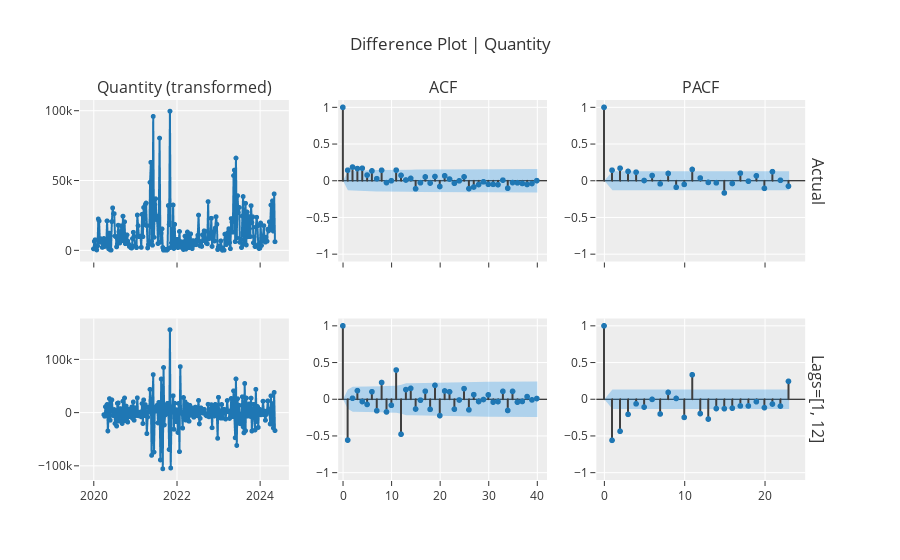

This figure's notebook cell:
### Code cell
exp.plot_model(plot="diff", 
               data_kwargs={"lags_list": [[1, 12]], "acf": True, "pacf": True})

### Figure 1 — Plotly figure (JSON) as saved in the notebook; plotly's stock layout.template omitted (floating-point values rounded to 4 significant figures; data arrays with more than 128 entries replaced by an {"elided": "..."} marker saying what was removed)
{"data": [{"line": {"color": "rgb(31, 119, 180)", "width": 2}, "marker": {"color": "rgb(31, 119, 180)", "size": 5}, "mode": "lines+markers", "name": "Actual", "showlegend": false, "type": "scattergl", "x": {"elided": "229 str values"}, "xaxis": "x", "y": {"elided": "229 int values"}, "yaxis": "y"}, {"line": {"color": "#3f3f3f"}, "mode": "lines", "name": "Actual", "showlegend": false, "type": "scattergl", "x": [0, 0], "xaxis": "x2", "y": [0, 1], "yaxis": "y2"}, {"line": {"color": "#3f3f3f"}, "mode": "lines", "name": "Actual", "showlegend": false, "type": "scattergl", "x": [1, 1], "xaxis": "x2", "y": [0, 0.1433], "yaxis": "y2"}, {"line": {"color": "#3f3f3f"}, "mode": "lines", "name": "Actual", "showlegend": false, "type": "scattergl", "x": [2, 2], "xaxis": "x2", "y": [0, 0.1863], "yaxis": "y2"}, {"line": {"color": "#3f3f3f"}, "mode": "lines", "name": "Actual", "showlegend": false, "type": "scattergl", "x": [3, 3], "xaxis": "x2", "y": [0, 0.1657], "yaxis": "y2"}, {"line": {"color": "#3f3f3f"}, "mode": "lines", "name": "Actual", "showlegend": false, "type": "scattergl", "x": [4, 4], "xaxis": "x2", "y": [0, 0.1701], "yaxis": "y2"}, {"line": {"color": "#3f3f3f"}, "mode": "lines", "name": "Actual", "showlegend": false, "type": "scattergl", "x": [5, 5], "xaxis": "x2", "y": [0, 0.07737], "yaxis": "y2"}, {"line": {"color": "#3f3f3f"}, "mode": "lines", "name": "Actual", "showlegend": false, "type": "scattergl", "x": [6, 6], "xaxis": "x2", "y": [0, 0.1339], "yaxis": "y2"}, {"line": {"color": "#3f3f3f"}, "mode": "lines", "name": "Actual", "showlegend": false, "type": "scattergl", "x": [7, 7], "xaxis": "x2", "y": [0, 0.02806], "yaxis": "y2"}, {"line": {"color": "#3f3f3f"}, "mode": "lines", "name": "Actual", "showlegend": false, "type": "scattergl", "x": [8, 8], "xaxis": "x2", "y": [0, 0.1429], "yaxis": "y2"}, {"line": {"color": "#3f3f3f"}, "mode": "lines", "name": "Actual", "showlegend": false, "type": "scattergl", "x": [9, 9], "xaxis": "x2", "y": [0, -0.0256], "yaxis": "y2"}, {"line": {"color": "#3f3f3f"}, "mode": "lines", "name": "Actual", "showlegend": false, "type": "scattergl", "x": [10, 10], "xaxis": "x2", "y": [0, 0.000534], "yaxis": "y2"}, {"line": {"color": "#3f3f3f"}, "mode": "lines", "name": "Actual", "showlegend": false, "type": "scattergl", "x": [11, 11], "xaxis": "x2", "y": [0, 0.1444], "yaxis": "y2"}, {"line": {"color": "#3f3f3f"}, "mode": "lines", "name": "Actual", "showlegend": false, "type": "scattergl", "x": [12, 12], "xaxis": "x2", "y": [0, 0.0731], "yaxis": "y2"}, {"line": {"color": "#3f3f3f"}, "mode": "lines", "name": "Actual", "showlegend": false, "type": "scattergl", "x": [13, 13], "xaxis": "x2", "y": [0, 0.01006], "yaxis": "y2"}, {"line": {"color": "#3f3f3f"}, "mode": "lines", "name": "Actual", "showlegend": false, "type": "scattergl", "x": [14, 14], "xaxis": "x2", "y": [0, 0.03231], "yaxis": "y2"}, {"line": {"color": "#3f3f3f"}, "mode": "lines", "name": "Actual", "showlegend": false, "type": "scattergl", "x": [15, 15], "xaxis": "x2", "y": [0, -0.1089], "yaxis": "y2"}, {"line": {"color": "#3f3f3f"}, "mode": "lines", "name": "Actual", "showlegend": false, "type": "scattergl", "x": [16, 16], "xaxis": "x2", "y": [0, -0.02719], "yaxis": "y2"}, {"line": {"color": "#3f3f3f"}, "mode": "lines", "name": "Actual", "showlegend": false, "type": "scattergl", "x": [17, 17], "xaxis": "x2", "y": [0, 0.05227], "yaxis": "y2"}, {"line": {"color": "#3f3f3f"}, "mode": "lines", "name": "Actual", "showlegend": false, "type": "scattergl", "x": [18, 18], "xaxis": "x2", "y": [0, -0.03152], "yaxis": "y2"}, {"line": {"color": "#3f3f3f"}, "mode": "lines", "name": "Actual", "showlegend": false, "type": "scattergl", "x": [19, 19], "xaxis": "x2", "y": [0, 0.05761], "yaxis": "y2"}, {"line": {"color": "#3f3f3f"}, "mode": "lines", "name": "Actual", "showlegend": false, "type": "scattergl", "x": [20, 20], "xaxis": "x2", "y": [0, -0.07828], "yaxis": "y2"}, {"line": {"color": "#3f3f3f"}, "mode": "lines", "name": "Actual", "showlegend": false, "type": "scattergl", "x": [21, 21], "xaxis": "x2", "y": [0, 0.06713], "yaxis": "y2"}, {"line": {"color": "#3f3f3f"}, "mode": "lines", "name": "Actual", "showlegend": false, "type": "scattergl", "x": [22, 22], "xaxis": "x2", "y": [0, 0.02319], "yaxis": "y2"}, {"line": {"color": "#3f3f3f"}, "mode": "lines", "name": "Actual", "showlegend": false, "type": "scattergl", "x": [23, 23], "xaxis": "x2", "y": [0, -0.03392], "yaxis": "y2"}, {"line": {"color": "#3f3f3f"}, "mode": "lines", "name": "Actual", "showlegend": false, "type": "scattergl", "x": [24, 24], "xaxis": "x2", "y": [0, -0.001136], "yaxis": "y2"}, {"line": {"color": "#3f3f3f"}, "mode": "lines", "name": "Actual", "showlegend": false, "type": "scattergl", "x": [25, 25], "xaxis": "x2", "y": [0, 0.05299], "yaxis": "y2"}, {"line": {"color": "#3f3f3f"}, "mode": "lines", "name": "Actual", "showlegend": false, "type": "scattergl", "x": [26, 26], "xaxis": "x2", "y": [0, -0.1073], "yaxis": "y2"}, {"line": {"color": "#3f3f3f"}, "mode": "lines", "name": "Actual", "showlegend": false, "type": "scattergl", "x": [27, 27], "xaxis": "x2", "y": [0, -0.08508], "yaxis": "y2"}, {"line": {"color": "#3f3f3f"}, "mode": "lines", "name": "Actual", "showlegend": false, "type": "scattergl", "x": [28, 28], "xaxis": "x2", "y": [0, -0.05149], "yaxis": "y2"}, {"line": {"color": "#3f3f3f"}, "mode": "lines", "name": "Actual", "showlegend": false, "type": "scattergl", "x": [29, 29], "xaxis": "x2", "y": [0, -0.01427], "yaxis": "y2"}, {"line": {"color": "#3f3f3f"}, "mode": "lines", "name": "Actual", "showlegend": false, "type": "scattergl", "x": [30, 30], "xaxis": "x2", "y": [0, -0.0486], "yaxis": "y2"}, {"line": {"color": "#3f3f3f"}, "mode": "lines", "name": "Actual", "showlegend": false, "type": "scattergl", "x": [31, 31], "xaxis": "x2", "y": [0, -0.04888], "yaxis": "y2"}, {"line": {"color": "#3f3f3f"}, "mode": "lines", "name": "Actual", "showlegend": false, "type": "scattergl", "x": [32, 32], "xaxis": "x2", "y": [0, -0.05336], "yaxis": "y2"}, {"line": {"color": "#3f3f3f"}, "mode": "lines", "name": "Actual", "showlegend": false, "type": "scattergl", "x": [33, 33], "xaxis": "x2", "y": [0, 0.008133], "yaxis": "y2"}, {"line": {"color": "#3f3f3f"}, "mode": "lines", "name": "Actual", "showlegend": false, "type": "scattergl", "x": [34, 34], "xaxis": "x2", "y": [0, -0.1017], "yaxis": "y2"}, {"line": {"color": "#3f3f3f"}, "mode": "lines", "name": "Actual", "showlegend": false, "type": "scattergl", "x": [35, 35], "xaxis": "x2", "y": [0, -0.02515], "yaxis": "y2"}, {"line": {"color": "#3f3f3f"}, "mode": "lines", "name": "Actual", "showlegend": false, "type": "scattergl", "x": [36, 36], "xaxis": "x2", "y": [0, -0.02833], "yaxis": "y2"}, {"line": {"color": "#3f3f3f"}, "mode": "lines", "name": "Actual", "showlegend": false, "type": "scattergl", "x": [37, 37], "xaxis": "x2", "y": [0, -0.03676], "yaxis": "y2"}, {"line": {"color": "#3f3f3f"}, "mode": "lines", "name": "Actual", "showlegend": false, "type": "scattergl", "x": [38, 38], "xaxis": "x2", "y": [0, -0.05064], "yaxis": "y2"}, {"line": {"color": "#3f3f3f"}, "mode": "lines", "name": "Actual", "showlegend": false, "type": "scattergl", "x": [39, 39], "xaxis": "x2", "y": [0, -0.03763], "yaxis": "y2"}, {"line": {"color": "#3f3f3f"}, "mode": "lines", "name": "Actual", "showlegend": false, "type": "scattergl", "x": [40, 40], "xaxis": "x2", "y": [0, 0.001454], "yaxis": "y2"}, {"marker": {"color": "#1f77b4", "size": 6}, "mode": "markers", "name": "Actual", "showlegend": false, "type": "scattergl", "x": [0, 1, 2, 3, 4, 5, 6, 7, 8, 9, 10, 11, 12, 13, 14, 15, 16, 17, 18, 19, 20, 21, 22, 23, 24, 25, 26, 27, 28, 29, 30, 31, 32, 33, 34, 35, 36, 37, 38, 39, 40], "xaxis": "x2", "y": [1, 0.1433, 0.1863, 0.1657, 0.1701, 0.07737, 0.1339, 0.02806, 0.1429, -0.0256, 0.000534, 0.1444, 0.0731, 0.01006, 0.03231, -0.1089, -0.02719, 0.05227, -0.03152, 0.05761, -0.07828, 0.06713, 0.02319, -0.03392, -0.001136, 0.05299, -0.1073, -0.08508, -0.05149, -0.01427, -0.0486, -0.04888, -0.05336, 0.008133, -0.1017, -0.02515, -0.02833, -0.03676, -0.05064, -0.03763, 0.001454], "yaxis": "y2"}, {"line": {"color": "rgba(255,255,255,0)"}, "mode": "lines", "name": "UC", "showlegend": false, "type": "scatter", "x": [0, 1, 2, 3, 4, 5, 6, 7, 8, 9, 10, 11, 12, 13, 14, 15, 16, 17, 18, 19, 20, 21, 22, 23, 24, 25, 26, 27, 28, 29, 30, 31, 32, 33, 34, 35, 36, 37, 38, 39, 40], "xaxis": "x2", "y": [0, 0.1295, 0.1322, 0.1365, 0.1398, 0.1433, 0.144, 0.146, 0.1461, 0.1484, 0.1485, 0.1485, 0.1509, 0.1514, 0.1515, 0.1516, 0.1529, 0.153, 0.1533, 0.1534, 0.1537, 0.1544, 0.1549, 0.1549, 0.1551, 0.1551, 0.1554, 0.1566, 0.1574, 0.1577, 0.1577, 0.1579, 0.1582, 0.1585, 0.1585, 0.1596, 0.1597, 0.1597, 0.1599, 0.1602, 0.1603], "yaxis": "y2"}, {"fill": "tonexty", "fillcolor": "rgba(32, 146, 230,0.3)", "line": {"color": "rgba(255,255,255,0)"}, "mode": "lines", "name": "LC", "showlegend": false, "type": "scatter", "x": [0, 1, 2, 3, 4, 5, 6, 7, 8, 9, 10, 11, 12, 13, 14, 15, 16, 17, 18, 19, 20, 21, 22, 23, 24, 25, 26, 27, 28, 29, 30, 31, 32, 33, 34, 35, 36, 37, 38, 39, 40], "xaxis": "x2", "y": [0, -0.1295, -0.1322, -0.1365, -0.1398, -0.1433, -0.144, -0.146, -0.1461, -0.1484, -0.1485, -0.1485, -0.1509, -0.1514, -0.1515, -0.1516, -0.1529, -0.153, -0.1533, -0.1534, -0.1537, -0.1544, -0.1549, -0.1549, -0.1551, -0.1551, -0.1554, -0.1566, -0.1574, -0.1577, -0.1577, -0.1579, -0.1582, -0.1585, -0.1585, -0.1596, -0.1597, -0.1597, -0.1599, -0.1602, -0.1603], "yaxis": "y2"}, {"line": {"color": "#3f3f3f"}, "mode": "lines", "name": "Actual", "showlegend": false, "type": "scattergl", "x": [0, 0], "xaxis": "x3", "y": [0, 1], "yaxis": "y3"}, {"line": {"color": "#3f3f3f"}, "mode": "lines", "name": "Actual", "showlegend": false, "type": "scattergl", "x": [1, 1], "xaxis": "x3", "y": [0, 0.144], "yaxis": "y3"}, {"line": {"color": "#3f3f3f"}, "mode": "lines", "name": "Actual", "showlegend": false, "type": "scattergl", "x": [2, 2], "xaxis": "x3", "y": [0, 0.1708], "yaxis": "y3"}, {"line": {"color": "#3f3f3f"}, "mode": "lines", "name": "Actual", "showlegend": false, "type": "scattergl", "x": [3, 3], "xaxis": "x3", "y": [0, 0.1272], "yaxis": "y3"}, {"line": {"color": "#3f3f3f"}, "mode": "lines", "name": "Actual", "showlegend": false, "type": "scattergl", "x": [4, 4], "xaxis": "x3", "y": [0, 0.1168], "yaxis": "y3"}, {"line": {"color": "#3f3f3f"}, "mode": "lines", "name": "Actual", "showlegend": false, "type": "scattergl", "x": [5, 5], "xaxis": "x3", "y": [0, 0.003379], "yaxis": "y3"}, {"line": {"color": "#3f3f3f"}, "mode": "lines", "name": "Actual", "showlegend": false, "type": "scattergl", "x": [6, 6], "xaxis": "x3", "y": [0, 0.07107], "yaxis": "y3"}, {"line": {"color": "#3f3f3f"}, "mode": "lines", "name": "Actual", "showlegend": false, "type": "scattergl", "x": [7, 7], "xaxis": "x3", "y": [0, -0.04224], "yaxis": "y3"}, {"line": {"color": "#3f3f3f"}, "mode": "lines", "name": "Actual", "showlegend": false, "type": "scattergl", "x": [8, 8], "xaxis": "x3", "y": [0, 0.09971], "yaxis": "y3"}, {"line": {"color": "#3f3f3f"}, "mode": "lines", "name": "Actual", "showlegend": false, "type": "scattergl", "x": [9, 9], "xaxis": "x3", "y": [0, -0.08861], "yaxis": "y3"}, {"line": {"color": "#3f3f3f"}, "mode": "lines", "name": "Actual", "showlegend": false, "type": "scattergl", "x": [10, 10], "xaxis": "x3", "y": [0, -0.0493], "yaxis": "y3"}, {"line": {"color": "#3f3f3f"}, "mode": "lines", "name": "Actual", "showlegend": false, "type": "scattergl", "x": [11, 11], "xaxis": "x3", "y": [0, 0.1542], "yaxis": "y3"}, {"line": {"color": "#3f3f3f"}, "mode": "lines", "name": "Actual", "showlegend": false, "type": "scattergl", "x": [12, 12], "xaxis": "x3", "y": [0, 0.03705], "yaxis": "y3"}, {"line": {"color": "#3f3f3f"}, "mode": "lines", "name": "Actual", "showlegend": false, "type": "scattergl", "x": [13, 13], "xaxis": "x3", "y": [0, -0.02247], "yaxis": "y3"}, {"line": {"color": "#3f3f3f"}, "mode": "lines", "name": "Actual", "showlegend": false, "type": "scattergl", "x": [14, 14], "xaxis": "x3", "y": [0, -0.02848], "yaxis": "y3"}, {"line": {"color": "#3f3f3f"}, "mode": "lines", "name": "Actual", "showlegend": false, "type": "scattergl", "x": [15, 15], "xaxis": "x3", "y": [0, -0.1661], "yaxis": "y3"}, {"line": {"color": "#3f3f3f"}, "mode": "lines", "name": "Actual", "showlegend": false, "type": "scattergl", "x": [16, 16], "xaxis": "x3", "y": [0, -0.03723], "yaxis": "y3"}, {"line": {"color": "#3f3f3f"}, "mode": "lines", "name": "Actual", "showlegend": false, "type": "scattergl", "x": [17, 17], "xaxis": "x3", "y": [0, 0.103], "yaxis": "y3"}, {"line": {"color": "#3f3f3f"}, "mode": "lines", "name": "Actual", "showlegend": false, "type": "scattergl", "x": [18, 18], "xaxis": "x3", "y": [0, -0.005751], "yaxis": "y3"}, {"line": {"color": "#3f3f3f"}, "mode": "lines", "name": "Actual", "showlegend": false, "type": "scattergl", "x": [19, 19], "xaxis": "x3", "y": [0, 0.06745], "yaxis": "y3"}, {"line": {"color": "#3f3f3f"}, "mode": "lines", "name": "Actual", "showlegend": false, "type": "scattergl", "x": [20, 20], "xaxis": "x3", "y": [0, -0.1034], "yaxis": "y3"}, {"line": {"color": "#3f3f3f"}, "mode": "lines", "name": "Actual", "showlegend": false, "type": "scattergl", "x": [21, 21], "xaxis": "x3", "y": [0, 0.124], "yaxis": "y3"}, {"line": {"color": "#3f3f3f"}, "mode": "lines", "name": "Actual", "showlegend": false, "type": "scattergl", "x": [22, 22], "xaxis": "x3", "y": [0, 0.00615], "yaxis": "y3"}, {"line": {"color": "#3f3f3f"}, "mode": "lines", "name": "Actual", "showlegend": false, "type": "scattergl", "x": [23, 23], "xaxis": "x3", "y": [0, -0.07405], "yaxis": "y3"}, {"marker": {"color": "#1f77b4", "size": 6}, "mode": "markers", "name": "Actual", "showlegend": false, "type": "scattergl", "x": [0, 1, 2, 3, 4, 5, 6, 7, 8, 9, 10, 11, 12, 13, 14, 15, 16, 17, 18, 19, 20, 21, 22, 23], "xaxis": "x3", "y": [1, 0.144, 0.1708, 0.1272, 0.1168, 0.003379, 0.07107, -0.04224, 0.09971, -0.08861, -0.0493, 0.1542, 0.03705, -0.02247, -0.02848, -0.1661, -0.03723, 0.103, -0.005751, 0.06745, -0.1034, 0.124, 0.00615, -0.07405], "yaxis": "y3"}, {"line": {"color": "rgba(255,255,255,0)"}, "mode": "lines", "name": "UC", "showlegend": false, "type": "scatter", "x": [0, 1, 2, 3, 4, 5, 6, 7, 8, 9, 10, 11, 12, 13, 14, 15, 16, 17, 18, 19, 20, 21, 22, 23], "xaxis": "x3", "y": [0, 0.1295, 0.1295, 0.1295, 0.1295, 0.1295, 0.1295, 0.1295, 0.1295, 0.1295, 0.1295, 0.1295, 0.1295, 0.1295, 0.1295, 0.1295, 0.1295, 0.1295, 0.1295, 0.1295, 0.1295, 0.1295, 0.1295, 0.1295], "yaxis": "y3"}, {"fill": "tonexty", "fillcolor": "rgba(32, 146, 230,0.3)", "line": {"color": "rgba(255,255,255,0)"}, "mode": "lines", "name": "LC", "showlegend": false, "type": "scatter", "x": [0, 1, 2, 3, 4, 5, 6, 7, 8, 9, 10, 11, 12, 13, 14, 15, 16, 17, 18, 19, 20, 21, 22, 23], "xaxis": "x3", "y": [0, -0.1295, -0.1295, -0.1295, -0.1295, -0.1295, -0.1295, -0.1295, -0.1295, -0.1295, -0.1295, -0.1295, -0.1295, -0.1295, -0.1295, -0.1295, -0.1295, -0.1295, -0.1295, -0.1295, -0.1295, -0.1295, -0.1295, -0.1295], "yaxis": "y3"}, {"line": {"color": "rgb(31, 119, 180)", "width": 2}, "marker": {"color": "rgb(31, 119, 180)", "size": 5}, "mode": "lines+markers", "name": "Lags=[1, 12]", "showlegend": false, "type": "scattergl", "x": {"elided": "216 str values"}, "xaxis": "x4", "y": {"elided": "216 int values"}, "yaxis": "y4"}, {"line": {"color": "#3f3f3f"}, "mode": "lines", "name": "Lags=[1, 12]", "showlegend": false, "type": "scattergl", "x": [0, 0], "xaxis": "x5", "y": [0, 1], "yaxis": "y5"}, {"line": {"color": "#3f3f3f"}, "mode": "lines", "name": "Lags=[1, 12]", "showlegend": false, "type": "scattergl", "x": [1, 1], "xaxis": "x5", "y": [0, -0.557], "yaxis": "y5"}, {"line": {"color": "#3f3f3f"}, "mode": "lines", "name": "Lags=[1, 12]", "showlegend": false, "type": "scattergl", "x": [2, 2], "xaxis": "x5", "y": [0, 0.01346], "yaxis": "y5"}, {"line": {"color": "#3f3f3f"}, "mode": "lines", "name": "Lags=[1, 12]", "showlegend": false, "type": "scattergl", "x": [3, 3], "xaxis": "x5", "y": [0, 0.117], "yaxis": "y5"}, {"line": {"color": "#3f3f3f"}, "mode": "lines", "name": "Lags=[1, 12]", "showlegend": false, "type": "scattergl", "x": [4, 4], "xaxis": "x5", "y": [0, -0.03164], "yaxis": "y5"}, {"line": {"color": "#3f3f3f"}, "mode": "lines", "name": "Lags=[1, 12]", "showlegend": false, "type": "scattergl", "x": [5, 5], "xaxis": "x5", "y": [0, -0.07051], "yaxis": "y5"}, {"line": {"color": "#3f3f3f"}, "mode": "lines", "name": "Lags=[1, 12]", "showlegend": false, "type": "scattergl", "x": [6, 6], "xaxis": "x5", "y": [0, 0.1021], "yaxis": "y5"}, {"line": {"color": "#3f3f3f"}, "mode": "lines", "name": "Lags=[1, 12]", "showlegend": false, "type": "scattergl", "x": [7, 7], "xaxis": "x5", "y": [0, -0.1565], "yaxis": "y5"}, {"line": {"color": "#3f3f3f"}, "mode": "lines", "name": "Lags=[1, 12]", "showlegend": false, "type": "scattergl", "x": [8, 8], "xaxis": "x5", "y": [0, 0.2281], "yaxis": "y5"}, {"line": {"color": "#3f3f3f"}, "mode": "lines", "name": "Lags=[1, 12]", "showlegend": false, "type": "scattergl", "x": [9, 9], "xaxis": "x5", "y": [0, -0.1726], "yaxis": "y5"}, {"line": {"color": "#3f3f3f"}, "mode": "lines", "name": "Lags=[1, 12]", "showlegend": false, "type": "scattergl", "x": [10, 10], "xaxis": "x5", "y": [0, -0.08204], "yaxis": "y5"}, {"line": {"color": "#3f3f3f"}, "mode": "lines", "name": "Lags=[1, 12]", "showlegend": false, "type": "scattergl", "x": [11, 11], "xaxis": "x5", "y": [0, 0.3979], "yaxis": "y5"}, {"line": {"color": "#3f3f3f"}, "mode": "lines", "name": "Lags=[1, 12]", "showlegend": false, "type": "scattergl", "x": [12, 12], "xaxis": "x5", "y": [0, -0.4764], "yaxis": "y5"}, {"line": {"color": "#3f3f3f"}, "mode": "lines", "name": "Lags=[1, 12]", "showlegend": false, "type": "scattergl", "x": [13, 13], "xaxis": "x5", "y": [0, 0.1314], "yaxis": "y5"}, {"line": {"color": "#3f3f3f"}, "mode": "lines", "name": "Lags=[1, 12]", "showlegend": false, "type": "scattergl", "x": [14, 14], "xaxis": "x5", "y": [0, 0.1487], "yaxis": "y5"}, {"line": {"color": "#3f3f3f"}, "mode": "lines", "name": "Lags=[1, 12]", "showlegend": false, "type": "scattergl", "x": [15, 15], "xaxis": "x5", "y": [0, -0.1331], "yaxis": "y5"}, {"line": {"color": "#3f3f3f"}, "mode": "lines", "name": "Lags=[1, 12]", "showlegend": false, "type": "scattergl", "x": [16, 16], "xaxis": "x5", "y": [0, -0.01276], "yaxis": "y5"}, {"line": {"color": "#3f3f3f"}, "mode": "lines", "name": "Lags=[1, 12]", "showlegend": false, "type": "scattergl", "x": [17, 17], "xaxis": "x5", "y": [0, 0.109], "yaxis": "y5"}, {"line": {"color": "#3f3f3f"}, "mode": "lines", "name": "Lags=[1, 12]", "showlegend": false, "type": "scattergl", "x": [18, 18], "xaxis": "x5", "y": [0, -0.1374], "yaxis": "y5"}, {"line": {"color": "#3f3f3f"}, "mode": "lines", "name": "Lags=[1, 12]", "showlegend": false, "type": "scattergl", "x": [19, 19], "xaxis": "x5", "y": [0, 0.1899], "yaxis": "y5"}, {"line": {"color": "#3f3f3f"}, "mode": "lines", "name": "Lags=[1, 12]", "showlegend": false, "type": "scattergl", "x": [20, 20], "xaxis": "x5", "y": [0, -0.2232], "yaxis": "y5"}, {"line": {"color": "#3f3f3f"}, "mode": "lines", "name": "Lags=[1, 12]", "showlegend": false, "type": "scattergl", "x": [21, 21], "xaxis": "x5", "y": [0, 0.113], "yaxis": "y5"}, {"line": {"color": "#3f3f3f"}, "mode": "lines", "name": "Lags=[1, 12]", "showlegend": false, "type": "scattergl", "x": [22, 22], "xaxis": "x5", "y": [0, 0.1012], "yaxis": "y5"}, {"line": {"color": "#3f3f3f"}, "mode": "lines", "name": "Lags=[1, 12]", "showlegend": false, "type": "scattergl", "x": [23, 23], "xaxis": "x5", "y": [0, -0.1356], "yaxis": "y5"}, {"line": {"color": "#3f3f3f"}, "mode": "lines", "name": "Lags=[1, 12]", "showlegend": false, "type": "scattergl", "x": [24, 24], "xaxis": "x5", "y": [0, -0.01034], "yaxis": "y5"}, {"line": {"color": "#3f3f3f"}, "mode": "lines", "name": "Lags=[1, 12]", "showlegend": false, "type": "scattergl", "x": [25, 25], "xaxis": "x5", "y": [0, 0.1446], "yaxis": "y5"}, {"line": {"color": "#3f3f3f"}, "mode": "lines", "name": "Lags=[1, 12]", "showlegend": false, "type": "scattergl", "x": [26, 26], "xaxis": "x5", "y": [0, -0.1445], "yaxis": "y5"}, {"line": {"color": "#3f3f3f"}, "mode": "lines", "name": "Lags=[1, 12]", "showlegend": false, "type": "scattergl", "x": [27, 27], "xaxis": "x5", "y": [0, 0.06259], "yaxis": "y5"}, {"line": {"color": "#3f3f3f"}, "mode": "lines", "name": "Lags=[1, 12]", "showlegend": false, "type": "scattergl", "x": [28, 28], "xaxis": "x5", "y": [0, -0.03106], "yaxis": "y5"}, {"line": {"color": "#3f3f3f"}, "mode": "lines", "name": "Lags=[1, 12]", "showlegend": false, "type": "scattergl", "x": [29, 29], "xaxis": "x5", "y": [0, -0.003404], "yaxis": "y5"}, {"line": {"color": "#3f3f3f"}, "mode": "lines", "name": "Lags=[1, 12]", "showlegend": false, "type": "scattergl", "x": [30, 30], "xaxis": "x5", "y": [0, 0.0596], "yaxis": "y5"}, {"line": {"color": "#3f3f3f"}, "mode": "lines", "name": "Lags=[1, 12]", "showlegend": false, "type": "scattergl", "x": [31, 31], "xaxis": "x5", "y": [0, -0.03903], "yaxis": "y5"}, {"line": {"color": "#3f3f3f"}, "mode": "lines", "name": "Lags=[1, 12]", "showlegend": false, "type": "scattergl", "x": [32, 32], "xaxis": "x5", "y": [0, -0.03198], "yaxis": "y5"}, {"line": {"color": "#3f3f3f"}, "mode": "lines", "name": "Lags=[1, 12]", "showlegend": false, "type": "scattergl", "x": [33, 33], "xaxis": "x5", "y": [0, 0.1078], "yaxis": "y5"}, {"line": {"color": "#3f3f3f"}, "mode": "lines", "name": "Lags=[1, 12]", "showlegend": false, "type": "scattergl", "x": [34, 34], "xaxis": "x5", "y": [0, -0.1527], "yaxis": "y5"}, {"line": {"color": "#3f3f3f"}, "mode": "lines", "name": "Lags=[1, 12]", "showlegend": false, "type": "scattergl", "x": [35, 35], "xaxis": "x5", "y": [0, 0.1071], "yaxis": "y5"}, {"line": {"color": "#3f3f3f"}, "mode": "lines", "name": "Lags=[1, 12]", "showlegend": false, "type": "scattergl", "x": [36, 36], "xaxis": "x5", "y": [0, -0.03972], "yaxis": "y5"}, {"line": {"color": "#3f3f3f"}, "mode": "lines", "name": "Lags=[1, 12]", "showlegend": false, "type": "scattergl", "x": [37, 37], "xaxis": "x5", "y": [0, -0.03036], "yaxis": "y5"}, {"line": {"color": "#3f3f3f"}, "mode": "lines", "name": "Lags=[1, 12]", "showlegend": false, "type": "scattergl", "x": [38, 38], "xaxis": "x5", "y": [0, 0.03621], "yaxis": "y5"}, {"line": {"color": "#3f3f3f"}, "mode": "lines", "name": "Lags=[1, 12]", "showlegend": false, "type": "scattergl", "x": [39, 39], "xaxis": "x5", "y": [0, -0.008983], "yaxis": "y5"}, {"line": {"color": "#3f3f3f"}, "mode": "lines", "name": "Lags=[1, 12]", "showlegend": false, "type": "scattergl", "x": [40, 40], "xaxis": "x5", "y": [0, 0.009862], "yaxis": "y5"}, {"marker": {"color": "#1f77b4", "size": 6}, "mode": "markers", "name": "Lags=[1, 12]", "showlegend": false, "type": "scattergl", "x": [0, 1, 2, 3, 4, 5, 6, 7, 8, 9, 10, 11, 12, 13, 14, 15, 16, 17, 18, 19, 20, 21, 22, 23, 24, 25, 26, 27, 28, 29, 30, 31, 32, 33, 34, 35, 36, 37, 38, 39, 40], "xaxis": "x5", "y": [1, -0.557, 0.01346, 0.117, -0.03164, -0.07051, 0.1021, -0.1565, 0.2281, -0.1726, -0.08204, 0.3979, -0.4764, 0.1314, 0.1487, -0.1331, -0.01276, 0.109, -0.1374, 0.1899, -0.2232, 0.113, 0.1012, -0.1356, -0.01034, 0.1446, -0.1445, 0.06259, -0.03106, -0.003404, 0.0596, -0.03903, -0.03198, 0.1078, -0.1527, 0.1071, -0.03972, -0.03036, 0.03621, -0.008983, 0.009862], "yaxis": "y5"}, {"line": {"color": "rgba(255,255,255,0)"}, "mode": "lines", "name": "UC", "showlegend": false, "type": "scatter", "x": [0, 1, 2, 3, 4, 5, 6, 7, 8, 9, 10, 11, 12, 13, 14, 15, 16, 17, 18, 19, 20, 21, 22, 23, 24, 25, 26, 27, 28, 29, 30, 31, 32, 33, 34, 35, 36, 37, 38, 39, 40], "xaxis": "x5", "y": [0, 0.1334, 0.1698, 0.1698, 0.1712, 0.1713, 0.1718, 0.1729, 0.1754, 0.1806, 0.1835, 0.1842, 0.1989, 0.2182, 0.2196, 0.2214, 0.2228, 0.2228, 0.2238, 0.2253, 0.2281, 0.232, 0.2329, 0.2337, 0.2351, 0.2351, 0.2367, 0.2383, 0.2386, 0.2386, 0.2386, 0.2389, 0.239, 0.2391, 0.2399, 0.2417, 0.2425, 0.2426, 0.2427, 0.2428, 0.2428], "yaxis": "y5"}, {"fill": "tonexty", "fillcolor": "rgba(32, 146, 230,0.3)", "line": {"color": "rgba(255,255,255,0)"}, "mode": "lines", "name": "LC", "showlegend": false, "type": "scatter", "x": [0, 1, 2, 3, 4, 5, 6, 7, 8, 9, 10, 11, 12, 13, 14, 15, 16, 17, 18, 19, 20, 21, 22, 23, 24, 25, 26, 27, 28, 29, 30, 31, 32, 33, 34, 35, 36, 37, 38, 39, 40], "xaxis": "x5", "y": [0, -0.1334, -0.1698, -0.1698, -0.1712, -0.1713, -0.1718, -0.1729, -0.1754, -0.1806, -0.1835, -0.1842, -0.1989, -0.2182, -0.2196, -0.2214, -0.2228, -0.2228, -0.2238, -0.2253, -0.2281, -0.232, -0.2329, -0.2337, -0.2351, -0.2351, -0.2367, -0.2383, -0.2386, -0.2386, -0.2386, -0.2389, -0.239, -0.2391, -0.2399, -0.2417, -0.2425, -0.2426, -0.2427, -0.2428, -0.2428], "yaxis": "y5"}, {"line": {"color": "#3f3f3f"}, "mode": "lines", "name": "Lags=[1, 12]", "showlegend": false, "type": "scattergl", "x": [0, 0], "xaxis": "x6", "y": [0, 1], "yaxis": "y6"}, {"line": {"color": "#3f3f3f"}, "mode": "lines", "name": "Lags=[1, 12]", "showlegend": false, "type": "scattergl", "x": [1, 1], "xaxis": "x6", "y": [0, -0.5596], "yaxis": "y6"}, {"line": {"color": "#3f3f3f"}, "mode": "lines", "name": "Lags=[1, 12]", "showlegend": false, "type": "scattergl", "x": [2, 2], "xaxis": "x6", "y": [0, -0.436], "yaxis": "y6"}, {"line": {"color": "#3f3f3f"}, "mode": "lines", "name": "Lags=[1, 12]", "showlegend": false, "type": "scattergl", "x": [3, 3], "xaxis": "x6", "y": [0, -0.2056], "yaxis": "y6"}, {"line": {"color": "#3f3f3f"}, "mode": "lines", "name": "Lags=[1, 12]", "showlegend": false, "type": "scattergl", "x": [4, 4], "xaxis": "x6", "y": [0, -0.06217], "yaxis": "y6"}, {"line": {"color": "#3f3f3f"}, "mode": "lines", "name": "Lags=[1, 12]", "showlegend": false, "type": "scattergl", "x": [5, 5], "xaxis": "x6", "y": [0, -0.1071], "yaxis": "y6"}, {"line": {"color": "#3f3f3f"}, "mode": "lines", "name": "Lags=[1, 12]", "showlegend": false, "type": "scattergl", "x": [6, 6], "xaxis": "x6", "y": [0, -0.001894], "yaxis": "y6"}, {"line": {"color": "#3f3f3f"}, "mode": "lines", "name": "Lags=[1, 12]", "showlegend": false, "type": "scattergl", "x": [7, 7], "xaxis": "x6", "y": [0, -0.2005], "yaxis": "y6"}, {"line": {"color": "#3f3f3f"}, "mode": "lines", "name": "Lags=[1, 12]", "showlegend": false, "type": "scattergl", "x": [8, 8], "xaxis": "x6", "y": [0, 0.09357], "yaxis": "y6"}, {"line": {"color": "#3f3f3f"}, "mode": "lines", "name": "Lags=[1, 12]", "showlegend": false, "type": "scattergl", "x": [9, 9], "xaxis": "x6", "y": [0, 0.01091], "yaxis": "y6"}, {"line": {"color": "#3f3f3f"}, "mode": "lines", "name": "Lags=[1, 12]", "showlegend": false, "type": "scattergl", "x": [10, 10], "xaxis": "x6", "y": [0, -0.2468], "yaxis": "y6"}, {"line": {"color": "#3f3f3f"}, "mode": "lines", "name": "Lags=[1, 12]", "showlegend": false, "type": "scattergl", "x": [11, 11], "xaxis": "x6", "y": [0, 0.3332], "yaxis": "y6"}, {"line": {"color": "#3f3f3f"}, "mode": "lines", "name": "Lags=[1, 12]", "showlegend": false, "type": "scattergl", "x": [12, 12], "xaxis": "x6", "y": [0, -0.1954], "yaxis": "y6"}, {"line": {"color": "#3f3f3f"}, "mode": "lines", "name": "Lags=[1, 12]", "showlegend": false, "type": "scattergl", "x": [13, 13], "xaxis": "x6", "y": [0, -0.2701], "yaxis": "y6"}, {"line": {"color": "#3f3f3f"}, "mode": "lines", "name": "Lags=[1, 12]", "showlegend": false, "type": "scattergl", "x": [14, 14], "xaxis": "x6", "y": [0, -0.1269], "yaxis": "y6"}, {"line": {"color": "#3f3f3f"}, "mode": "lines", "name": "Lags=[1, 12]", "showlegend": false, "type": "scattergl", "x": [15, 15], "xaxis": "x6", "y": [0, -0.1286], "yaxis": "y6"}, {"line": {"color": "#3f3f3f"}, "mode": "lines", "name": "Lags=[1, 12]", "showlegend": false, "type": "scattergl", "x": [16, 16], "xaxis": "x6", "y": [0, -0.1216], "yaxis": "y6"}, {"line": {"color": "#3f3f3f"}, "mode": "lines", "name": "Lags=[1, 12]", "showlegend": false, "type": "scattergl", "x": [17, 17], "xaxis": "x6", "y": [0, -0.09073], "yaxis": "y6"}, {"line": {"color": "#3f3f3f"}, "mode": "lines", "name": "Lags=[1, 12]", "showlegend": false, "type": "scattergl", "x": [18, 18], "xaxis": "x6", "y": [0, -0.09102], "yaxis": "y6"}, {"line": {"color": "#3f3f3f"}, "mode": "lines", "name": "Lags=[1, 12]", "showlegend": false, "type": "scattergl", "x": [19, 19], "xaxis": "x6", "y": [0, -0.03336], "yaxis": "y6"}, {"line": {"color": "#3f3f3f"}, "mode": "lines", "name": "Lags=[1, 12]", "showlegend": false, "type": "scattergl", "x": [20, 20], "xaxis": "x6", "y": [0, -0.1139], "yaxis": "y6"}, {"line": {"color": "#3f3f3f"}, "mode": "lines", "name": "Lags=[1, 12]", "showlegend": false, "type": "scattergl", "x": [21, 21], "xaxis": "x6", "y": [0, -0.06515], "yaxis": "y6"}, {"line": {"color": "#3f3f3f"}, "mode": "lines", "name": "Lags=[1, 12]", "showlegend": false, "type": "scattergl", "x": [22, 22], "xaxis": "x6", "y": [0, -0.09341], "yaxis": "y6"}, {"line": {"color": "#3f3f3f"}, "mode": "lines", "name": "Lags=[1, 12]", "showlegend": false, "type": "scattergl", "x": [23, 23], "xaxis": "x6", "y": [0, 0.2439], "yaxis": "y6"}, {"marker": {"color": "#1f77b4", "size": 6}, "mode": "markers", "name": "Lags=[1, 12]", "showlegend": false, "type": "scattergl", "x": [0, 1, 2, 3, 4, 5, 6, 7, 8, 9, 10, 11, 12, 13, 14, 15, 16, 17, 18, 19, 20, 21, 22, 23], "xaxis": "x6", "y": [1, -0.5596, -0.436, -0.2056, -0.06217, -0.1071, -0.001894, -0.2005, 0.09357, 0.01091, -0.2468, 0.3332, -0.1954, -0.2701, -0.1269, -0.1286, -0.1216, -0.09073, -0.09102, -0.03336, -0.1139, -0.06515, -0.09341, 0.2439], "yaxis": "y6"}, {"line": {"color": "rgba(255,255,255,0)"}, "mode": "lines", "name": "UC", "showlegend": false, "type": "scatter", "x": [0, 1, 2, 3, 4, 5, 6, 7, 8, 9, 10, 11, 12, 13, 14, 15, 16, 17, 18, 19, 20, 21, 22, 23], "xaxis": "x6", "y": [0, 0.1334, 0.1334, 0.1334, 0.1334, 0.1334, 0.1334, 0.1334, 0.1334, 0.1334, 0.1334, 0.1334, 0.1334, 0.1334, 0.1334, 0.1334, 0.1334, 0.1334, 0.1334, 0.1334, 0.1334, 0.1334, 0.1334, 0.1334], "yaxis": "y6"}, {"fill": "tonexty", "fillcolor": "rgba(32, 146, 230,0.3)", "line": {"color": "rgba(255,255,255,0)"}, "mode": "lines", "name": "LC", "showlegend": false, "type": "scatter", "x": [0, 1, 2, 3, 4, 5, 6, 7, 8, 9, 10, 11, 12, 13, 14, 15, 16, 17, 18, 19, 20, 21, 22, 23], "xaxis": "x6", "y": [0, -0.1334, -0.1334, -0.1334, -0.1334, -0.1334, -0.1334, -0.1334, -0.1334, -0.1334, -0.1334, -0.1334, -0.1334, -0.1334, -0.1334, -0.1334, -0.1334, -0.1334, -0.1334, -0.1334, -0.1334, -0.1334, -0.1334, -0.1334], "yaxis": "y6"}], "layout": {"annotations": [{"font": {"size": 16}, "showarrow": false, "text": "Quantity (transformed)", "x": 0.1411, "xanchor": "center", "xref": "paper", "y": 1, "yanchor": "bottom", "yref": "paper"}, {"font": {"size": 16}, "showarrow": false, "text": "ACF", "x": 0.49, "xanchor": "center", "xref": "paper", "y": 1, "yanchor": "bottom", "yref": "paper"}, {"font": {"size": 16}, "showarrow": false, "text": "PACF", "x": 0.8389, "xanchor": "center", "xref": "paper", "y": 1, "yanchor": "bottom", "yref": "paper"}, {"font": {"size": 16}, "showarrow": false, "text": "Actual", "textangle": 90, "x": 0.98, "xanchor": "left", "xref": "paper", "y": 0.7875, "yanchor": "middle", "yref": "paper"}, {"font": {"size": 16}, "showarrow": false, "text": "Lags=[1, 12]", "textangle": 90, "x": 0.98, "xanchor": "left", "xref": "paper", "y": 0.2125, "yanchor": "middle", "yref": "paper"}], "showlegend": false, "title": {"text": "Difference Plot | Quantity"}, "xaxis": {"anchor": "y", "domain": [0, 0.2822], "matches": "x4", "showticklabels": false}, "xaxis2": {"anchor": "y2", "domain": [0.3489, 0.6311], "matches": "x5", "range": [-1, 42], "showticklabels": false}, "xaxis3": {"anchor": "y3", "domain": [0.6978, 0.98], "matches": "x6", "range": [-1, 25], "showticklabels": false}, "xaxis4": {"anchor": "y4", "domain": [0, 0.2822]}, "xaxis5": {"anchor": "y5", "domain": [0.3489, 0.6311], "range": [-1, 42]}, "xaxis6": {"anchor": "y6", "domain": [0.6978, 0.98], "range": [-1, 25]}, "yaxis": {"anchor": "x", "domain": [0.575, 1]}, "yaxis2": {"anchor": "x2", "domain": [0.575, 1], "range": [-1.1, 1.1], "zerolinecolor": "#000000"}, "yaxis3": {"anchor": "x3", "domain": [0.575, 1], "range": [-1.1, 1.1], "zerolinecolor": "#000000"}, "yaxis4": {"anchor": "x4", "domain": [0, 0.425]}, "yaxis5": {"anchor": "x5", "domain": [0, 0.425], "range": [-1.1, 1.1], "zerolinecolor": "#000000"}, "yaxis6": {"anchor": "x6", "domain": [0, 0.425], "range": [-1.1, 1.1], "zerolinecolor": "#000000"}}}
